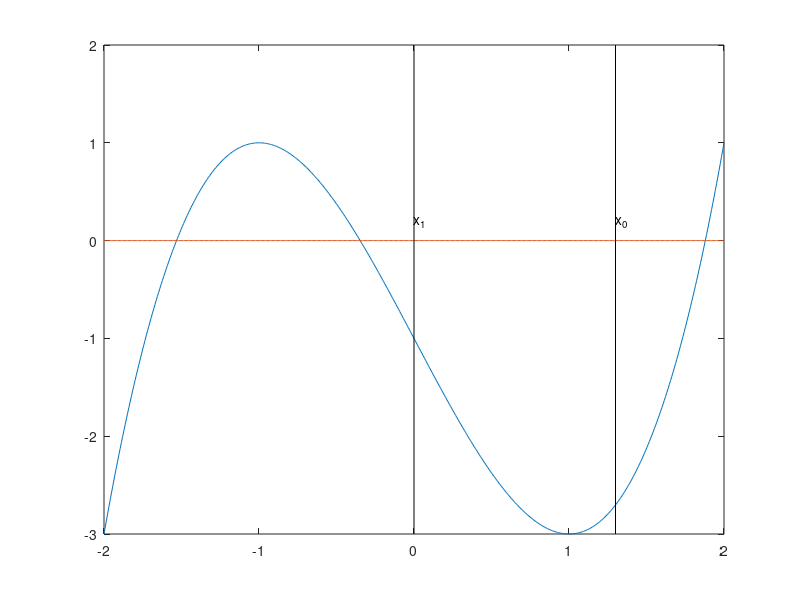

Write MATLAB code to recreate this figure.
X = linspace(-2,2,500);
Y = arrayfun(@(x) (x^3 -3*x - 1), X);
plot(X,Y,X,zeros(1,500));
hold on
plot([1.3,1.3],[-3,2],'k',[0,0],[-3,2],'k')
axis([-2,2,-3,2])
text(0,0.2,'x_1')
text(1.3,0.2,'x_0')
